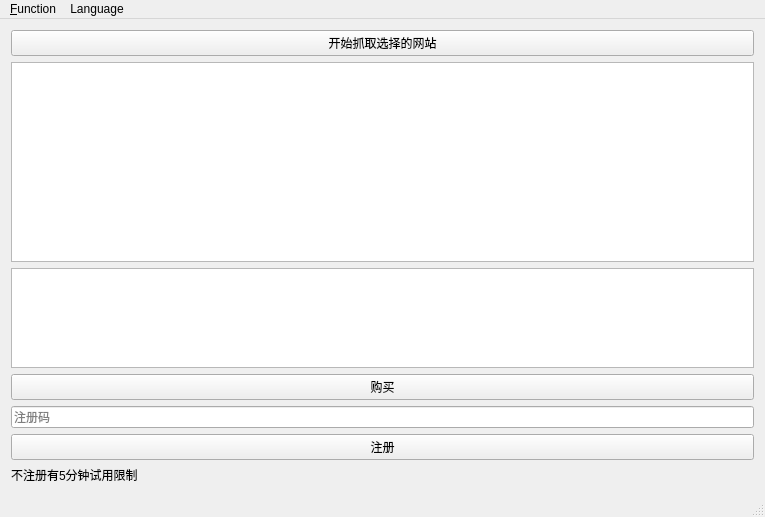
<?xml version="1.0" encoding="UTF-8"?>
<ui version="4.0">
 <class>WebsiteOfflineToolClass</class>
 <widget class="QMainWindow" name="WebsiteOfflineToolClass">
  <property name="geometry">
   <rect>
    <x>0</x>
    <y>0</y>
    <width>765</width>
    <height>517</height>
   </rect>
  </property>
  <property name="windowTitle">
   <string>WebsiteOfflineTool</string>
  </property>
  <widget class="QWidget" name="centralWidget">
   <layout class="QVBoxLayout" name="verticalLayout">
    <item>
     <widget class="QPushButton" name="startbtn">
      <property name="text">
       <string>开始抓取选择的网站</string>
      </property>
     </widget>
    </item>
    <item>
     <widget class="AutoEditTreeView" name="tasklisttree">
      <property name="toolTip">
       <string>首页是第一个可以定义导入的URL文件,格式每行一个;</string>
      </property>
     </widget>
    </item>
    <item>
     <widget class="QTextBrowser" name="textBrowser">
      <property name="sizePolicy">
       <sizepolicy hsizetype="Expanding" vsizetype="Preferred">
        <horstretch>0</horstretch>
        <verstretch>0</verstretch>
       </sizepolicy>
      </property>
      <property name="maximumSize">
       <size>
        <width>16777215</width>
        <height>100</height>
       </size>
      </property>
      <property name="html">
       <string>&lt;!DOCTYPE HTML PUBLIC &quot;-//W3C//DTD HTML 4.0//EN&quot; &quot;http://www.w3.org/TR/REC-html40/strict.dtd&quot;&gt;
&lt;html&gt;&lt;head&gt;&lt;meta name=&quot;qrichtext&quot; content=&quot;1&quot; /&gt;&lt;style type=&quot;text/css&quot;&gt;
p, li { white-space: pre-wrap; }
&lt;/style&gt;&lt;/head&gt;&lt;body style=&quot; font-family:'SimSun'; font-size:9pt; font-weight:400; font-style:normal;&quot;&gt;
&lt;p style=&quot;-qt-paragraph-type:empty; margin-top:0px; margin-bottom:0px; margin-left:0px; margin-right:0px; -qt-block-indent:0; text-indent:0px;&quot;&gt;&lt;br /&gt;&lt;/p&gt;&lt;/body&gt;&lt;/html&gt;</string>
      </property>
     </widget>
    </item>
    <item>
     <widget class="QPushButton" name="buybtn">
      <property name="text">
       <string>购买</string>
      </property>
     </widget>
    </item>
    <item>
     <widget class="QLineEdit" name="regcodeedit">
      <property name="placeholderText">
       <string>注册码</string>
      </property>
     </widget>
    </item>
    <item>
     <widget class="QPushButton" name="regbtn">
      <property name="text">
       <string>注册</string>
      </property>
     </widget>
    </item>
    <item>
     <widget class="QLabel" name="regcodelab">
      <property name="text">
       <string>不注册有5分钟试用限制</string>
      </property>
     </widget>
    </item>
   </layout>
  </widget>
  <widget class="QMenuBar" name="menuBar">
   <property name="geometry">
    <rect>
     <x>0</x>
     <y>0</y>
     <width>765</width>
     <height>23</height>
    </rect>
   </property>
   <widget class="QMenu" name="menuHelp">
    <property name="title">
     <string>&amp;Function</string>
    </property>
    <addaction name="actionSave"/>
    <addaction name="separator"/>
    <addaction name="actionMd5_filename_to_url_filename"/>
    <addaction name="actionMd5_filename_to_url_file_name_without_relink"/>
    <addaction name="actionHtml_title_to_filename"/>
    <addaction name="actionUrl_filename_to_url_md5_filename"/>
    <addaction name="actionConvert_to_content_dispositon_file_name"/>
    <addaction name="actionRelinkAllFile"/>
    <addaction name="actionDelete_if_no_exist_url"/>
    <addaction name="actionSave_data_convert_to_rocksdb"/>
    <addaction name="actionRocksdb_convert_to_file_db"/>
    <addaction name="actionReset_no_filedata_url_state"/>
    <addaction name="actionMin_file_dir_to_rocksdb"/>
    <addaction name="actionDelete_min_file_directory"/>
    <addaction name="actionUpdate_urlstate_by_find_content"/>
    <addaction name="actionExport_title_by_url_regex"/>
    <addaction name="actionName_list_to_utf8_url_list"/>
    <addaction name="actionDelete_when_urlstate_is_6"/>
    <addaction name="actionAddtime_from_html_regex"/>
    <addaction name="separator"/>
    <addaction name="actionDownload_a_test_url_to_test_html"/>
    <addaction name="separator"/>
    <addaction name="actionLebb_cc"/>
   </widget>
   <widget class="QMenu" name="menuLanguage">
    <property name="title">
     <string>Language</string>
    </property>
    <addaction name="actionChinese"/>
    <addaction name="actionEnglish"/>
   </widget>
   <addaction name="menuHelp"/>
   <addaction name="menuLanguage"/>
  </widget>
  <widget class="QStatusBar" name="statusBar"/>
  <action name="actionLebb_cc">
   <property name="text">
    <string>lebb.cc home</string>
   </property>
  </action>
  <action name="actionMd5_filename_to_url_filename">
   <property name="text">
    <string>md5 filename convert to url filename with relink</string>
   </property>
  </action>
  <action name="actionHtml_title_to_filename">
   <property name="text">
    <string>md5 filename convert to html title filename</string>
   </property>
  </action>
  <action name="actionDelete_if_no_exist_url">
   <property name="text">
    <string>delete if no exist url</string>
   </property>
  </action>
  <action name="actionRelinkAllFile">
   <property name="text">
    <string>relink all file to local</string>
   </property>
  </action>
  <action name="actionSave_data_convert_to_rocksdb">
   <property name="text">
    <string>save data convert to rocksdb</string>
   </property>
  </action>
  <action name="actionReset_no_filedata_url_state">
   <property name="text">
    <string>reset no filedata url state</string>
   </property>
  </action>
  <action name="actionMin_file_dir_to_rocksdb">
   <property name="text">
    <string>min file dir to rocksdb</string>
   </property>
  </action>
  <action name="actionDelete_min_file_directory">
   <property name="text">
    <string>delete min file directory</string>
   </property>
  </action>
  <action name="actionRocksdb_convert_to_file_db">
   <property name="text">
    <string>rocksdb convert to file db</string>
   </property>
  </action>
  <action name="actionSave">
   <property name="text">
    <string>Save All</string>
   </property>
  </action>
  <action name="actionConvert_to_content_dispositon_file_name">
   <property name="text">
    <string>convert to content dispositon file name</string>
   </property>
  </action>
  <action name="actionDownload_a_test_url_to_test_html">
   <property name="text">
    <string>download a test url to test.html</string>
   </property>
  </action>
  <action name="actionUpdate_urlstate_by_find_content">
   <property name="text">
    <string>update urlstate by find content</string>
   </property>
  </action>
  <action name="actionFile_size_zero_update_urlstate_to_0">
   <property name="text">
    <string>file size zero update urlstate to 0(no download)</string>
   </property>
  </action>
  <action name="actionDelete_when_urlstate_is_6">
   <property name="text">
    <string>urlstate 6(size not equal) delete file and set urlstate to 0</string>
   </property>
  </action>
  <action name="actionExport_title_by_url_regex">
   <property name="text">
    <string>export_title_by_url_regex</string>
   </property>
  </action>
  <action name="actionName_list_to_utf8_url_list">
   <property name="text">
    <string>name list to utf8 url list</string>
   </property>
  </action>
  <action name="actionAddtime_from_html_regex">
   <property name="text">
    <string>addtime from html regex</string>
   </property>
  </action>
  <action name="actionMd5_filename_to_url_file_name_without_relink">
   <property name="text">
    <string>md5 filename to url file name without relink</string>
   </property>
  </action>
  <action name="actionUrl_filename_to_url_md5_filename">
   <property name="text">
    <string>url filename to url md5 filename</string>
   </property>
  </action>
  <action name="actionChinese">
   <property name="text">
    <string>Chinese</string>
   </property>
  </action>
  <action name="actionEnglish">
   <property name="text">
    <string>English</string>
   </property>
  </action>
 </widget>
 <layoutdefault spacing="6" margin="11"/>
 <customwidgets>
  <customwidget>
   <class>AutoEditTreeView</class>
   <extends>QTreeView</extends>
   <header>AutoEditTreeView.h</header>
  </customwidget>
 </customwidgets>
 <resources/>
 <connections/>
</ui>
